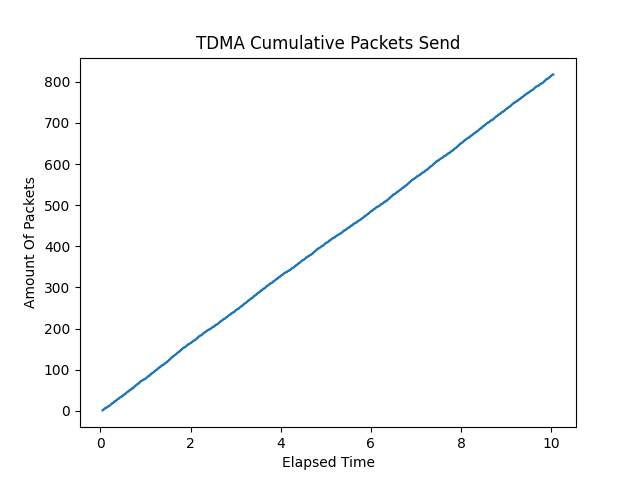

Write Python code to recreate this figure.
import time
import random
import matplotlib.pyplot as plt


class Node:
    def __init__(self, node_id, send_rate):
        self.node_id = node_id
        self.send_rate = send_rate
        self.packet_list = []

    def add_packet(self, packet):
        self.packet_list.append(packet)

    def send_packets(self, tdma, slot_end_time):
        packets_sent = 0
        current_time = time.time()
        while current_time < slot_end_time:
            if len(self.packet_list) != 0:
                packet = self.packet_list.pop(0)  # Send the first packet in the list
                print(f"Node {self.node_id} sent packet: {packet}")
                packets_sent += 1
                tdma.cumulative_packets_count(current_time, 1)
            else:
                print("Idle")
                tdma.cumulative_packets_count(current_time, 0)

            time.sleep(1 / self.send_rate)  # Simulate packet transmission time
            current_time = time.time()
        return packets_sent


class TDMA:
    def __init__(self, num_nodes, total_time, packet_send_rate):
        self.num_nodes = num_nodes
        self.total_time = total_time
        self.packet_send_rate = packet_send_rate
        self.time_slot_duration = total_time / num_nodes
        self.nodes = [Node(node_id, packet_send_rate) for node_id in range(num_nodes)]
        self.current_slot = 0
        self.start_time = 0
        self.end_time = 0
        self.cumulative_packets = 0
        self.cumulative_packet_send = []
        self.elapsed_time = []
        self.time_zero = time.time()

    def add_packet_to_node(self, node_id, packet):
        self.nodes[node_id].add_packet(packet)

    def cumulative_packets_count(self, time, packets):
        self.cumulative_packets += packets
        self.cumulative_packet_send.append(self.cumulative_packets)
        self.elapsed_time.append(time - self.time_zero)

    def draw(self):

        plt.plot(self.elapsed_time, self.cumulative_packet_send)
        plt.xlabel("Elapsed Time")
        plt.ylabel("Amount Of Packets")
        plt.title("TDMA Cumulative Packets Send")
        # plt.show()
        plt.savefig("tdma.png")

    def simulate(self):
        self.total_packets = sum(len(node.packet_list) for node in self.nodes)
        self.start_time = time.time()
        while self.current_slot < self.num_nodes:
            slot_start_time = (
                self.start_time + self.current_slot * self.time_slot_duration
            )
            slot_end_time = slot_start_time + self.time_slot_duration
            print(f"Time Slot {self.current_slot}:")
            # Get the node for the current time slot
            node_id = self.current_slot % self.num_nodes
            packets_sent = self.nodes[node_id].send_packets(self, slot_end_time)
            print(f"Node {node_id} sent {packets_sent} packet(s) in this slot.")
            self.current_slot += 1


if __name__ == "__main__":
    num_nodes = 1000
    total_time = 10  # seconds
    packet_send_rate = 200  # packets per second
    tdma_system = TDMA(num_nodes, total_time, packet_send_rate)

    # Add packets to nodes
    for node_id in range(num_nodes):
        if node_id % 2 == 0:
            for i in range(random.randint(0, 1000)):
                tdma_system.add_packet_to_node(node_id, f"Packet {i}")
        # else:
        #     for i in range(1, 3):
        #         tdma_system.add_packet_to_node(node_id, f"Packet {i}")

    # Simulate TDMA
    tdma_system.simulate()

    efficiency = tdma_system.total_packets / total_time
    tdma_system.draw()
    print(
        tdma_system.cumulative_packet_send[len(tdma_system.cumulative_packet_send) - 1]
    )
